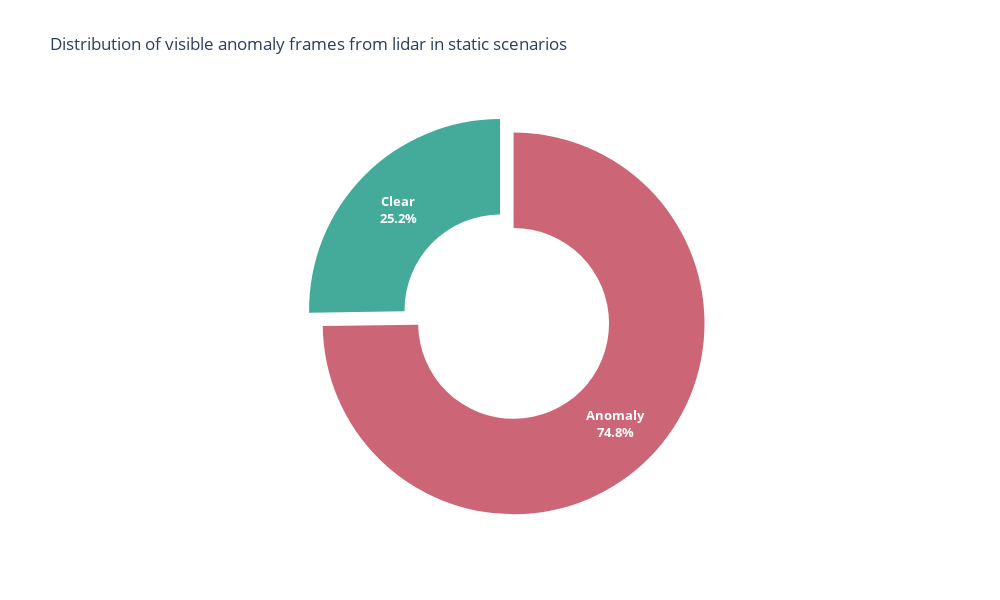

Notebook source saved alongside this figure:
### Code cell
# Make static lidar visible anomaly frames distribution
#  df_static_lidar = pd.DataFrame({"Frames": ["Anomaly", "Clear"], "Count": [static_lidar_anom_frames, static_lidar_clear_frames]})
#  px.pie(df_static_lidar, names="Frames", values="Count").show()

fig = go.Figure(data=[go.Pie(
    labels=["Anomaly", "Clear"], 
    values=[static_lidar_anom_frames, static_lidar_clear_frames],
    pull=[0.1, 0.0],
    hole=0.5,
    marker=dict(colors=["#CC6677", "#44AA99"]))]
)

fig.update_traces(textinfo='percent+label', texttemplate='<b>%{label}</br></br>%{percent}</b>')
fig.update_traces(textfont_color="white")
fig.update_traces(textfont_size=13)

title = "Distribution of visible anomaly frames from lidar in static scenarios"
fig.update_layout(title=title)
fig.update_layout(width=1000, height=600)
fig.update_layout(title=title, showlegend=False)
fig.update_layout(template="plotly_white")
static_lidar_visibile_anomaly_fig = fig
static_lidar_visibile_anomaly_fig.write_image("Plots/static_lidar_visability_distr.svg")
static_lidar_visibile_anomaly_fig.show()

### Figure 1 — Plotly figure (JSON) as saved in the notebook; plotly's stock layout.template omitted (floating-point values rounded to 4 significant figures)
{"data": [{"hole": 0.5, "labels": ["Anomaly", "Clear"], "marker": {"colors": ["#CC6677", "#44AA99"]}, "pull": [0.1, 0.0], "values": [87760, 29602], "type": "pie", "textinfo": "percent+label", "texttemplate": "<b>%{label}</br></br>%{percent}</b>", "textfont": {"color": "white", "size": 13}}], "layout": {"title": {"text": "Distribution of visible anomaly frames from lidar in static scenarios"}, "width": 1000, "height": 600, "showlegend": false}}
